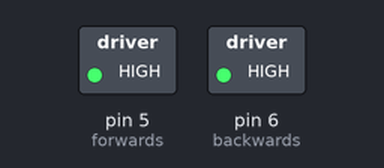
A sketch run on a simulated Arduino Uno, built with avr-gcc and run on an emulated ATmega328P. On the bench: switched loads named in the sketch (green lamp = pin HIGH).

Above: at 0.1 s.
Timing chart, 0 to 1.6 s (numbered marks = the images above):
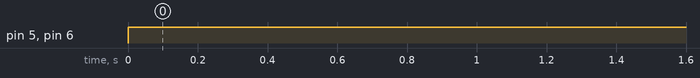

The sketch:

sketch_may04a.ino
```cpp
const int forwards = 5;
const int backwards = 6;//assign relay INx pin to arduino pin

void setup() {

pinMode(forwards, OUTPUT);//set relay as an output
pinMode(backwards, OUTPUT);//set relay as an output

}


void loop() {
  // put your main code here, to run repeatedly:
digitalWrite(forwards, HIGH);
 digitalWrite(backwards, HIGH);//Activate the relay one direction, they must be different to move the motor


}
```

Measured:
- by itself, pin 5 (forwards), pin 6 (backwards): LOW → HIGH at 0.00 s
